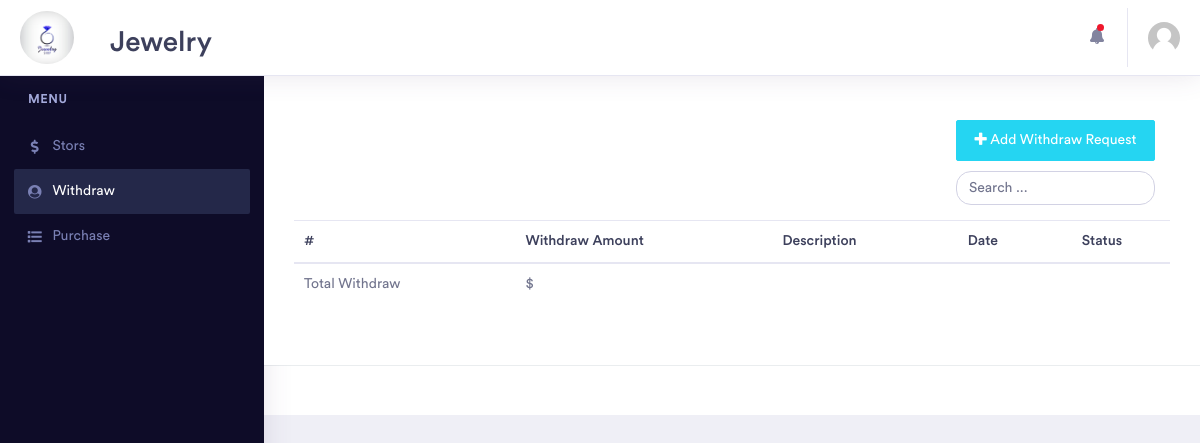
The page /website/withdraw.php (signed in) on the database as committed earlier.
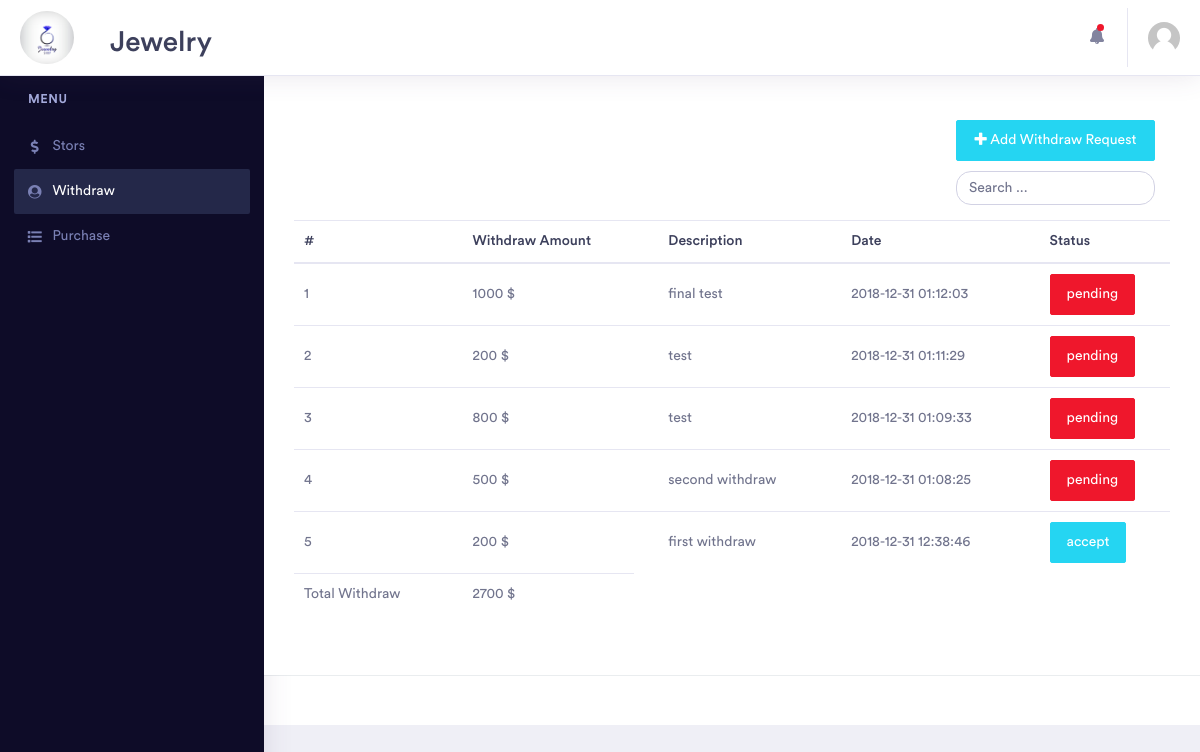
The same page on the database as committed later.
### tables this page shows
CREATE TABLE `withdraw` (
  `id` int(11) NOT NULL,
  `saller_id` int(11) NOT NULL,
  `amount` int(11) NOT NULL,
  `description` tinytext NOT NULL,
  `date` datetime NOT NULL,
  `status` varchar(500) NOT NULL DEFAULT 'pending'
);

### website/core/website.class.php (called while the page is built, shortened)
<?php
class website
{
    private $conn;
    public function __construct()
    {
        $this->conn = mysqli_connect("localhost", "root", "", "jewelry");
    }
    public function display_withdraw($id){
        $result = mysqli_query($this->conn,"select * from withdraw where saller_id=$id order by id desc");
        if(mysqli_num_rows($result)>0){
            $data = array();
            while($row = mysqli_fetch_array($result)){
                $data[]=$row;
            }
            return $data;
        }else{
            return null;
        }
    }
}
?>

### website/withdraw.php (the view, shortened to what this page needs)
<?php
include_once("core/website.class.php");
$obj = new website();
?>
<!doctype html>
<html lang="en">
<head>
    <link rel="stylesheet" href="../assets/vendor/bootstrap/css/bootstrap.min.css">
    <link href="../assets/vendor/fonts/circular-std/style.css" rel="stylesheet">
    <link rel="stylesheet" href="../assets/libs/css/style.css">
    <link rel="stylesheet" href="../assets/vendor/fonts/fontawesome/css/fontawesome-all.css">
    <link rel="stylesheet" href="../assets/vendor/charts/chartist-bundle/chartist.css">
    <link rel="stylesheet" href="../assets/vendor/charts/morris-bundle/morris.css">
    <link rel="stylesheet" href="../assets/vendor/fonts/material-design-iconic-font/css/materialdesignicons.min.css">
    <link rel="stylesheet" href="../assets/vendor/charts/c3charts/c3.css">
    <link rel="stylesheet" href="../assets/vendor/fonts/flag-icon-css/flag-icon.min.css">
    <link rel="stylesheet" href="../assets/style/style.css">
</head>
<body>
    <div class="dashboard-main-wrapper">
        <div class="dashboard-header">
            <nav class="navbar navbar-expand-lg bg-white fixed-top">
                <a class="navbar-brand" href="saller_index.php">
                    <img src="../assets/img/logo.jpg" alt="logo" id="logo">
                </a>
                <h2 id="logo-h"> Jewelry</h2>
                <div class="collapse navbar-collapse " id="navbarSupportedContent">
                    <ul class="navbar-nav ml-auto navbar-right-top">
                        <li class="nav-item dropdown notification">
                            <a class="nav-link nav-icons" href="#" id="navbarDropdownMenuLink1" data-toggle="dropdown" aria-haspopup="true" aria-expanded="false"><i class="fas fa-fw fa-bell"></i> <span class="indicator"></span></a>
                        </li>
                        <li class="nav-item dropdown nav-user">
                            <a class="nav-link nav-user-img" href="#" id="navbarDropdownMenuLink2" data-toggle="dropdown" aria-haspopup="true" aria-expanded="false">
                                <img src="../assets/users_img/<?=$_SESSION['user_img']?>" alt="" class="user-avatar-md rounded-circle">
                            </a>
                        </li>
                    </ul>
                </div>
            </nav>
        </div>
        <div class="nav-left-sidebar sidebar-dark">
            <div class="menu-list">
                <nav class="navbar navbar-expand-lg navbar-light">
                    <div class="collapse navbar-collapse" id="navbarNav">
                        <ul class="navbar-nav flex-column">
                            <li class="nav-divider">
                                Menu
                            </li>
                            <li class="nav-item ">
                                <a class="nav-link" href="saller_index.php">
                                    <i class="fa fa-fw fa-dollar-sign"></i>Stors</a>
                            </li>
                            <li class="nav-item">
                                <a class="nav-link active" href="withdraw.php">
                                    <i class="fa fa-fw fa-user-circle"></i>Withdraw</a>
                            </li>
                            <li class="nav-item">
                                <a class="nav-link" href="purchase.php">
                                    <i class="fas fa-fw fa-list"></i>Purchase</a>
                            </li>
                        </ul>
                    </div>
                </nav>
            </div>
        </div>
        <div class="dashboard-wrapper">
            <div class="dashboard-ecommerce">
                <div class="container-fluid dashboard-content ">
                <form class="form-inline form-search" name="Search" method="post" enctype="multipart/form-data">
                    <div class="form-group" style="display: grid">
                    <a href="javascript:add_withdraw();" class="btn btn-info" id="add_cat" style="margin-bottom: 10px;"><i class="fa fa-plus"></i>
                                Add Withdraw Request</a>
                        <input type="search" class="form-control search-text" id="search" placeholder="Search ..."
                            name="text">
                    </div>
                </form>
                <div class="table-users">
                        <table class="table table-hover dataTable">
                            <thead>
                                <tr>
                                    <th>#</th>
                                    <th></th>
                                    <th>Withdraw Amount</th>
                                    <th></th>
                                    <th>Description</th>
                                    <th></th>
                                    <th>Date</th>
                                    <th></th>
                                    <th>Status</th>
                                </tr>
                            </thead>
                            <tbody id="result_search">
                                <?php
                                $result_withdraw = $obj->display_withdraw($_SESSION['user_id']);
                                if($result_withdraw!= null){
                                    $counter=1;
                                    $total_withdraw=0;
                                foreach ($result_withdraw as $ydata) {?>
                                    <tr data-id="<?php echo $ydata['id'] ?>">
                                        <td><?=$counter++;?><td>
                                        <td><?php echo $ydata['amount'];
                                            $total_withdraw+=$ydata['amount'];
                                            ?> $<td>
                                        <td><?=$ydata['description']?><td>
                                        <td><?=$ydata['date']?><td>
                                        <td><?php if($ydata['status']=='pending'){
                                            ?>
                                            <span class="btn btn-danger"><?=$ydata['status']?></span>
                                       <?php } else{
                                           ?>
                                           <span class="btn btn-info"><?=$ydata['status']?></span>
                                      <?php
                                       } ?></td>
                                   </tr>
                                  <?php }
                                  }?>
                                  <tr id="total">
                                      <td>Total Withdraw</td>
                                      <td></td>
                                      <td><?=$total_withdraw?> $</td>
                                  </tr>
                            </tbody>
                        </table>
                </div>
                </div>
            </div>
        </div>
            <div class="footer">
                <div class="container-fluid">
                    <div class="row">
                            <span><a href="#"><i class="fab">&#xf09a;</i></a></span>
                            <span><a href="#"><i class="fab">&#xf099;</i></a></span>
                            <span><a href="#"><i class="fab">&#xf08c;</i></a></span>
                    </div>
                </div>
            </div>
        </div>
</body>
</html>

### assets/style/style.css (style rules this page uses)
* { margin: 0; padding: 0; -webkit-box-sizing: border-box; -moz-box-sizing: border-box; -webkit-box-sizing: border-box; box-sizing: border-box; }
#logo { width: 54px; border-radius: 100px; }
#logo-h { padding-top: 25px; }
.form-search { float: right; margin: 15px; }
.search-text { border-radius: 15px }
#add_cat { float: right; }

Rows that differ between the two databases and show on the page:
added withdraw: amount "1000", description "final test", date "2018-12-31 01:12:03", status "pending"
added withdraw: amount "200", description "test", date "2018-12-31 01:11:29", status "pending"
added withdraw: amount "800", description "test", date "2018-12-31 01:09:33", status "pending"
added withdraw: amount "500", description "second withdraw", date "2018-12-31 01:08:25", status "pending"
added withdraw: amount "200", description "first withdraw", date "2018-12-31 12:38:46", status "accept"
Other text that changed with them:
$total_withdraw: (not shown) → "2700"
